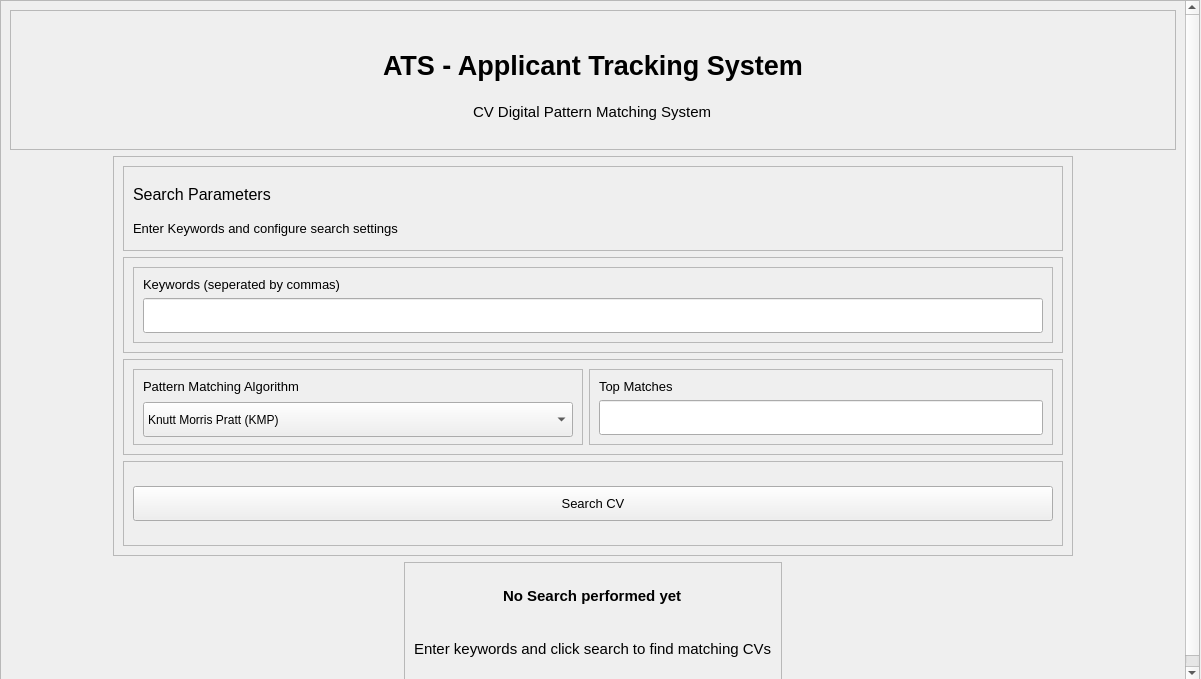
<?xml version="1.0" encoding="UTF-8"?>
<ui version="4.0">
 <class>MainWindow</class>
 <widget class="QMainWindow" name="MainWindow">
  <property name="geometry">
   <rect>
    <x>0</x>
    <y>0</y>
    <width>1201</width>
    <height>679</height>
   </rect>
  </property>
  <property name="windowTitle">
   <string>MainWindow</string>
  </property>
  <widget class="QWidget" name="centralwidget">
   <widget class="QScrollArea" name="scrollArea">
    <property name="geometry">
     <rect>
      <x>0</x>
      <y>0</y>
      <width>1200</width>
      <height>681</height>
     </rect>
    </property>
    <property name="minimumSize">
     <size>
      <width>1200</width>
      <height>0</height>
     </size>
    </property>
    <property name="widgetResizable">
     <bool>true</bool>
    </property>
    <widget class="QWidget" name="scrollAreaWidgetContents">
     <property name="geometry">
      <rect>
       <x>0</x>
       <y>0</y>
       <width>1181</width>
       <height>690</height>
      </rect>
     </property>
     <layout class="QVBoxLayout" name="verticalLayout_7">
      <item alignment="Qt::AlignVCenter">
       <widget class="QFrame" name="frame">
        <property name="minimumSize">
         <size>
          <width>0</width>
          <height>140</height>
         </size>
        </property>
        <property name="frameShape">
         <enum>QFrame::StyledPanel</enum>
        </property>
        <property name="frameShadow">
         <enum>QFrame::Raised</enum>
        </property>
        <layout class="QVBoxLayout" name="verticalLayout">
         <item alignment="Qt::AlignHCenter">
          <widget class="QLabel" name="title_label">
           <property name="minimumSize">
            <size>
             <width>50</width>
             <height>40</height>
            </size>
           </property>
           <property name="maximumSize">
            <size>
             <width>16777215</width>
             <height>25</height>
            </size>
           </property>
           <property name="font">
            <font>
             <pointsize>20</pointsize>
             <weight>75</weight>
             <bold>true</bold>
            </font>
           </property>
           <property name="text">
            <string>ATS - Applicant Tracking System</string>
           </property>
          </widget>
         </item>
         <item alignment="Qt::AlignHCenter">
          <widget class="QLabel" name="subtitle_label">
           <property name="maximumSize">
            <size>
             <width>16777215</width>
             <height>20</height>
            </size>
           </property>
           <property name="font">
            <font>
             <pointsize>11</pointsize>
            </font>
           </property>
           <property name="text">
            <string>CV Digital Pattern Matching System</string>
           </property>
          </widget>
         </item>
        </layout>
       </widget>
      </item>
      <item alignment="Qt::AlignHCenter">
       <widget class="QFrame" name="search_filter_frame">
        <property name="minimumSize">
         <size>
          <width>0</width>
          <height>400</height>
         </size>
        </property>
        <property name="frameShape">
         <enum>QFrame::StyledPanel</enum>
        </property>
        <property name="frameShadow">
         <enum>QFrame::Raised</enum>
        </property>
        <layout class="QVBoxLayout" name="verticalLayout_6">
         <item>
          <widget class="QFrame" name="frame_2">
           <property name="frameShape">
            <enum>QFrame::StyledPanel</enum>
           </property>
           <property name="frameShadow">
            <enum>QFrame::Raised</enum>
           </property>
           <layout class="QVBoxLayout" name="verticalLayout_2">
            <item>
             <widget class="QLabel" name="label_2">
              <property name="maximumSize">
               <size>
                <width>250</width>
                <height>30</height>
               </size>
              </property>
              <property name="font">
               <font>
                <pointsize>12</pointsize>
               </font>
              </property>
              <property name="text">
               <string>Search Parameters</string>
              </property>
             </widget>
            </item>
            <item>
             <widget class="QLabel" name="label_3">
              <property name="minimumSize">
               <size>
                <width>400</width>
                <height>0</height>
               </size>
              </property>
              <property name="maximumSize">
               <size>
                <width>300</width>
                <height>20</height>
               </size>
              </property>
              <property name="font">
               <font>
                <pointsize>10</pointsize>
               </font>
              </property>
              <property name="text">
               <string>Enter Keywords and configure search settings</string>
              </property>
             </widget>
            </item>
           </layout>
          </widget>
         </item>
         <item>
          <widget class="QFrame" name="frame_5">
           <property name="frameShape">
            <enum>QFrame::StyledPanel</enum>
           </property>
           <property name="frameShadow">
            <enum>QFrame::Raised</enum>
           </property>
           <layout class="QVBoxLayout" name="verticalLayout_9">
            <item>
             <widget class="QFrame" name="frame_3">
              <property name="frameShape">
               <enum>QFrame::StyledPanel</enum>
              </property>
              <property name="frameShadow">
               <enum>QFrame::Raised</enum>
              </property>
              <layout class="QVBoxLayout" name="verticalLayout_3">
               <item>
                <widget class="QLabel" name="label_4">
                 <property name="maximumSize">
                  <size>
                   <width>16777215</width>
                   <height>30</height>
                  </size>
                 </property>
                 <property name="font">
                  <font>
                   <pointsize>10</pointsize>
                  </font>
                 </property>
                 <property name="inputMethodHints">
                  <set>Qt::ImhHiddenText</set>
                 </property>
                 <property name="text">
                  <string>Keywords (seperated by commas)</string>
                 </property>
                </widget>
               </item>
               <item>
                <widget class="QLineEdit" name="keyword_input">
                 <property name="minimumSize">
                  <size>
                   <width>800</width>
                   <height>35</height>
                  </size>
                 </property>
                 <property name="maximumSize">
                  <size>
                   <width>920</width>
                   <height>16777215</height>
                  </size>
                 </property>
                 <property name="font">
                  <font>
                   <pointsize>9</pointsize>
                  </font>
                 </property>
                 <property name="inputMethodHints">
                  <set>Qt::ImhHiddenText</set>
                 </property>
                 <property name="text">
                  <string/>
                 </property>
                </widget>
               </item>
              </layout>
             </widget>
            </item>
           </layout>
          </widget>
         </item>
         <item>
          <widget class="QFrame" name="frame_7">
           <property name="frameShape">
            <enum>QFrame::StyledPanel</enum>
           </property>
           <property name="frameShadow">
            <enum>QFrame::Raised</enum>
           </property>
           <layout class="QHBoxLayout" name="horizontalLayout_2">
            <item>
             <widget class="QFrame" name="frame_4">
              <property name="minimumSize">
               <size>
                <width>450</width>
                <height>0</height>
               </size>
              </property>
              <property name="frameShape">
               <enum>QFrame::StyledPanel</enum>
              </property>
              <property name="frameShadow">
               <enum>QFrame::Raised</enum>
              </property>
              <layout class="QVBoxLayout" name="verticalLayout_4">
               <item>
                <widget class="QLabel" name="label_5">
                 <property name="maximumSize">
                  <size>
                   <width>16777215</width>
                   <height>30</height>
                  </size>
                 </property>
                 <property name="font">
                  <font>
                   <pointsize>10</pointsize>
                  </font>
                 </property>
                 <property name="inputMethodHints">
                  <set>Qt::ImhHiddenText</set>
                 </property>
                 <property name="text">
                  <string>Pattern Matching Algorithm</string>
                 </property>
                </widget>
               </item>
               <item>
                <widget class="QComboBox" name="algo_selector_box">
                 <property name="minimumSize">
                  <size>
                   <width>0</width>
                   <height>35</height>
                  </size>
                 </property>
                 <property name="maximumSize">
                  <size>
                   <width>16777215</width>
                   <height>30</height>
                  </size>
                 </property>
                 <item>
                  <property name="text">
                   <string>Knutt Morris Pratt (KMP)</string>
                  </property>
                 </item>
                 <item>
                  <property name="text">
                   <string>Boyer Moore</string>
                  </property>
                 </item>
                </widget>
               </item>
              </layout>
             </widget>
            </item>
            <item>
             <widget class="QFrame" name="frame_6">
              <property name="minimumSize">
               <size>
                <width>350</width>
                <height>0</height>
               </size>
              </property>
              <property name="frameShape">
               <enum>QFrame::StyledPanel</enum>
              </property>
              <property name="frameShadow">
               <enum>QFrame::Raised</enum>
              </property>
              <layout class="QVBoxLayout" name="verticalLayout_5">
               <item>
                <widget class="QLabel" name="label_6">
                 <property name="maximumSize">
                  <size>
                   <width>16777215</width>
                   <height>30</height>
                  </size>
                 </property>
                 <property name="font">
                  <font>
                   <pointsize>10</pointsize>
                  </font>
                 </property>
                 <property name="inputMethodHints">
                  <set>Qt::ImhHiddenText</set>
                 </property>
                 <property name="text">
                  <string>Top Matches</string>
                 </property>
                </widget>
               </item>
               <item>
                <widget class="QLineEdit" name="top_match_input">
                 <property name="minimumSize">
                  <size>
                   <width>0</width>
                   <height>35</height>
                  </size>
                 </property>
                 <property name="maximumSize">
                  <size>
                   <width>450</width>
                   <height>16777215</height>
                  </size>
                 </property>
                 <property name="font">
                  <font>
                   <pointsize>9</pointsize>
                  </font>
                 </property>
                 <property name="inputMethodHints">
                  <set>Qt::ImhHiddenText</set>
                 </property>
                 <property name="text">
                  <string/>
                 </property>
                </widget>
               </item>
              </layout>
             </widget>
            </item>
           </layout>
          </widget>
         </item>
         <item>
          <widget class="QFrame" name="frame_8">
           <property name="frameShape">
            <enum>QFrame::StyledPanel</enum>
           </property>
           <property name="frameShadow">
            <enum>QFrame::Raised</enum>
           </property>
           <layout class="QVBoxLayout" name="verticalLayout_10">
            <item>
             <widget class="QPushButton" name="search_button">
              <property name="minimumSize">
               <size>
                <width>920</width>
                <height>35</height>
               </size>
              </property>
              <property name="maximumSize">
               <size>
                <width>1000</width>
                <height>16777215</height>
               </size>
              </property>
              <property name="font">
               <font>
                <pointsize>10</pointsize>
               </font>
              </property>
              <property name="text">
               <string>Search CV</string>
              </property>
             </widget>
            </item>
           </layout>
          </widget>
         </item>
        </layout>
       </widget>
      </item>
      <item alignment="Qt::AlignHCenter|Qt::AlignVCenter">
       <widget class="QFrame" name="result_frame">
        <property name="minimumSize">
         <size>
          <width>0</width>
          <height>120</height>
         </size>
        </property>
        <property name="frameShape">
         <enum>QFrame::StyledPanel</enum>
        </property>
        <property name="frameShadow">
         <enum>QFrame::Raised</enum>
        </property>
        <layout class="QVBoxLayout" name="verticalLayout_8">
         <item alignment="Qt::AlignHCenter">
          <widget class="QLabel" name="label">
           <property name="font">
            <font>
             <family>Segoe UI</family>
             <pointsize>11</pointsize>
             <weight>75</weight>
             <bold>true</bold>
            </font>
           </property>
           <property name="text">
            <string>No Search performed yet</string>
           </property>
          </widget>
         </item>
         <item>
          <widget class="QLabel" name="label_7">
           <property name="font">
            <font>
             <family>Segoe UI</family>
             <pointsize>11</pointsize>
            </font>
           </property>
           <property name="text">
            <string>Enter keywords and click search to find matching CVs</string>
           </property>
          </widget>
         </item>
        </layout>
       </widget>
      </item>
     </layout>
    </widget>
   </widget>
  </widget>
 </widget>
 <resources/>
 <connections/>
</ui>
